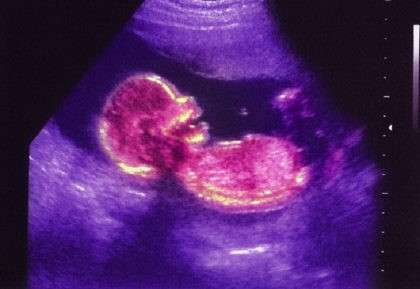
//> input picture TF3/eco.jpg, 420 x 289 px
$ ./brightness_students eco.jpg   (built with g++ and OpenCV 4)
//> lines starting //> are read from the running program, lines starting //| are printed output that depends on the picture
#include <opencv2/opencv.hpp>
#include <iostream>

using namespace cv;
using namespace std;

int main(int argc, char** argv) {
    // Read the image file
    char* imageName = argv[1];
    Mat source, m1, m2, m3, m4;

    source = imread(imageName, IMREAD_COLOR);
//> source is the input picture: 289 rows x 420 cols, CV_8UC3; mean B, G, R 105.1, 34.4, 80

    // Check for failure
    if(source.empty()){
      cout << "Error opening the file" << endl;
      return -1;
    }

    double alpha = 1;    // contrast
    double beta = 50;    // brightness
    int rtype = -1 ;     // -1 for same type as input


     //increase the brightness by 50
     source.convertTo(m1,rtype, alpha,beta);
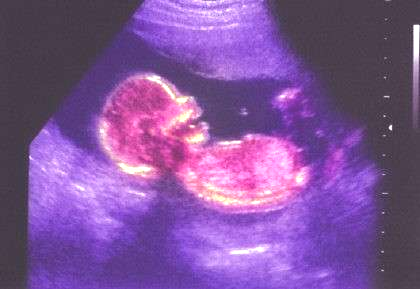
//> m1: 289 rows x 420 cols, CV_8UC3; mean B, G, R 154.7, 84.4, 128.9

     //increase the brightness by 100
     source.convertTo(m2,rtype, alpha,100);
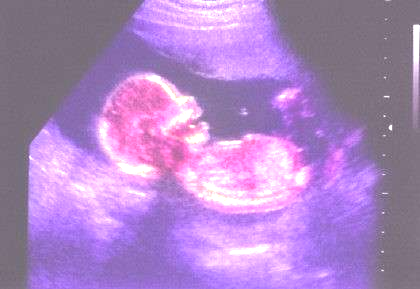
//> m2: 289 rows x 420 cols, CV_8UC3; mean B, G, R 197.2, 133.9, 174.5

     //decrease the brightness by 50
     source.convertTo(m3,rtype, alpha,-50);
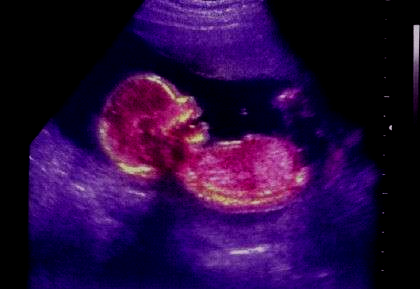
//> m3: 289 rows x 420 cols, CV_8UC3; mean B, G, R 62.1, 9.4, 39.2

     //decrease the brightness by 100
     source.convertTo(m4,rtype, alpha,-100);
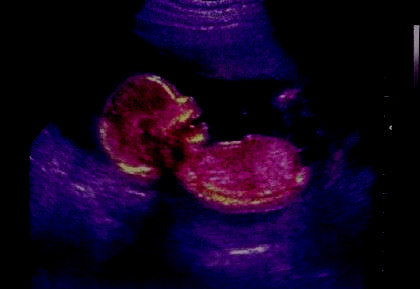
//> m4: 289 rows x 420 cols, CV_8UC3; mean B, G, R 30.5, 2.4, 17.8

    //Defining window names for above images ???
    String original = "Soruce";
    String brightPlus50 = "Brightness plus 50";
    String brightPlus100 = "Brightness plus 100";
    String brightMinus50 = "Brightness minus 50";
    String brightMinus100 = "Brightness minus 100";

    //Create and open windows for above images
    namedWindow(original, WINDOW_AUTOSIZE);
    namedWindow(brightPlus50, WINDOW_AUTOSIZE);
    namedWindow(brightPlus100, WINDOW_AUTOSIZE);
    namedWindow(brightMinus50, WINDOW_AUTOSIZE);
    namedWindow(brightMinus100, WINDOW_AUTOSIZE);

    //Show above images inside the created windows.
    imshow(original, source);
    imshow(brightPlus50, m1);
    imshow(brightPlus100, m2);
    imshow(brightMinus50, m3);
    imshow(brightMinus100, m4);

     // Wait for any key stroke
     waitKey();

  //destroy all open windows
  destroyAllWindows();


    return 0;
}
